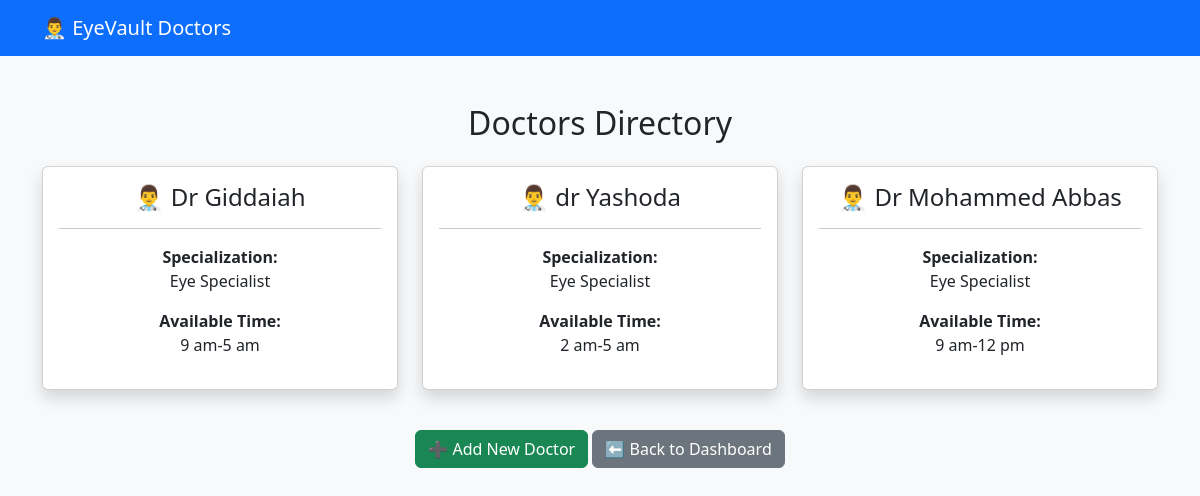
Page /doctors on the committed database.
### app.py (models this page shows)
class Doctor(db.Model):
    id = db.Column(db.Integer, primary_key=True)
    name = db.Column(db.String(100))
    specialization = db.Column(db.String(100))
    available_time = db.Column(db.String(100))

### app.py (the view)
@app.route('/doctors')
def doctors():
    doctors = Doctor.query.all()
    return render_template(
        'doctors.html',
        doctors=doctors
    )

### templates/doctors.html (shortened to what this page needs)
<!DOCTYPE html>
<html>
<head>
    <link href="https://cdn.jsdelivr.net/npm/bootstrap@5.3.3/dist/css/bootstrap.min.css"
          rel="stylesheet">
</head>
<body class="bg-light">
<nav class="navbar navbar-dark bg-primary">
    <div class="container">
        <span class="navbar-brand">
            👨‍⚕️ EyeVault Doctors
        </span>
    </div>
</nav>
<div class="container mt-5">
    <h2 class="text-center mb-4">
        Doctors Directory
    </h2>
    <div class="row">
        {% for doctor in doctors %}
        <div class="col-md-4 mb-4">
            <div class="card shadow h-100">
                <div class="card-body text-center">
                    <h4>
                        👨‍⚕️ {{ doctor.name }}
                    </h4>
                    <hr>
                    <p>
                        <b>Specialization:</b><br>
                        {{ doctor.specialization }}
                    </p>
                    <p>
                        <b>Available Time:</b><br>
                        {{ doctor.available_time }}
                    </p>
                </div>
            </div>
        </div>
        {% endfor %}
    </div>
    <div class="text-center mt-3">
        <a href="/add-doctor"
           class="btn btn-success">
            ➕ Add New Doctor
        </a>
        <a href="/staff-dashboard"
           class="btn btn-secondary">
            ⬅ Back to Dashboard
        </a>
    </div>
</div>
</body>
</html>

### rows in the picture
Doctor: name "Dr Giddaiah", specialization "Eye Specialist", available_time "9 am-5 am"
Doctor: name "dr Yashoda", specialization "Eye Specialist", available_time "2 am-5 am"
Doctor: name "Dr Mohammed Abbas", specialization "Eye Specialist", available_time "9 am-12 pm"
